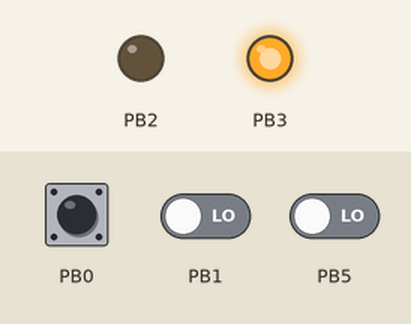
Bench run of a sketch on a simulated ATtiny85, built with avr-gcc and run on an emulated ATtiny85. Parts: output pins drawn as LEDs (lit = HIGH). Inputs (shaded band) come from the test bench; at power-on: PB0 HIGH, PB1 LOW, PB5 LOW. Sleep ends after the set time or at an interrupt; pins used as bus, display or sensor lines are not drawn.

Above: at 1.1 s.
1.2 s: PB0 pulled LOW for 0.15 s
At 3.9 s:
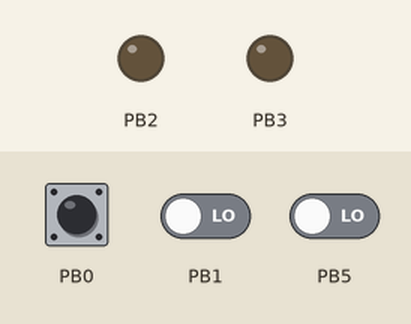
4.2 s: PB0 pulled LOW for 1 s
At 5.9 s:
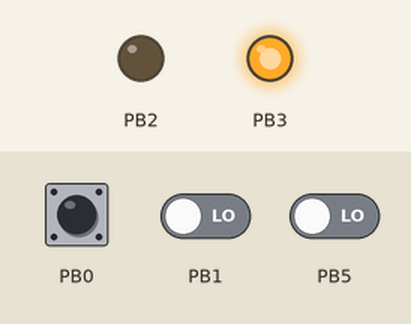
Timing chart, 0 to 7.4 s (numbered marks = the images above; inputs shaded):
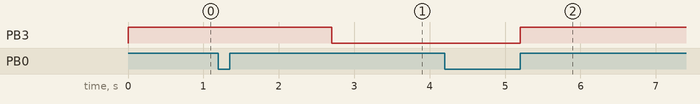

Measured:
- after the input at 1.2 s, PB3: HIGH → LOW after 1.5 s
- after the input at 4.2 s, PB3: LOW → HIGH after 1.0 s

The sketch:

UniDemo1.ino
```cpp
/*
 *  UniCom Portable Demo Device 1
 *  [ATtiny85,8Mhz]
 *  10/22 Luhan Monat
 *
 */

#define RBIT  1
#define XBIT  2
#define BUT   0
#define PWR   3
#define SPKR  4

#define CLOCK   8
#define BAUD    9600
#define BITDELAY 1000000/BAUD

byte  xflag;


int main() {
byte  sync;
byte  cmd;
word  val;

restart:

  bitSet(DDRB,XBIT);
  bitSet(DDRB,PWR);
  bitSet(DDRB,SPKR);
  bitSet(PORTB,BUT);      // Pull up on button input
  bitSet(PORTB,PWR);      // turn on Bluetooth device

  Beep(1000,100);
  Beep(300,300);

cycle:

  if(!bitRead(PINB,BUT)) {
    goto shutdown;

  }


  if(bitRead(PINB,RBIT))
    goto cycle;

  sync=Serin();
  if(sync!='/')              // must have slash
    goto cycle;
  cmd=Serin();              // get command char
  val=GetDec();           // val=0 key down, val>0 key up 10ths of second

  switch(cmd) {
    case '*': Serout(0); Wait(2); Serout('\r');  // clear the line
              Printx("T,UniCom Demo 0.1\r",0); Wait(500);
              Printx("B,1,Tone1,Tone2,Tone3,,,,,,,,Sleep,x\r",0);
              break;
    case 'A': if(!val) Beep(300,1000); break;
    case 'B': if(!val) Beep(200,1000); break;
    case 'C': if(!val) Beep(400,1000); break;
    case 'K': if(val>10) goto shutdown;
              break;

  }
  goto cycle;

shutdown:

    Wait(1000);
    Beep(300,300);
    Beep(1600,100);
    bitClear(PORTB,PWR);
    bitClear(DDRB,PWR);
    bitClear(DDRB,XBIT);
    bitClear(DDRB,SPKR);
    Sleeper85();
    Wait(1000);
    goto restart;
}

void  Sleeper85() {

  bitSet(GIMSK,PCIE);      // pin change port-a
  bitSet(PCMSK,PCINT0);    // pin change bit-0
  MCUCR = 0b00110000;       // enable sleep power down
  bitSet(SREG,7);
  bitRead(PINB,BUT);
  PRR   = 0b00001111;       // shut down peripherals
  asm("sleep \n");
  PRR   = 0b00000000;       // enable all peripherals

}

ISR (PCINT0_vect) {

}

void  Beep(word dla, word cnt) {
word  i;

  for(i=0;i<cnt;i++) {
    bitSet(PORTB,SPKR);
    delayMicroseconds(dla);
    bitClear(PORTB,SPKR);
    delayMicroseconds(dla);
  }
}

int GetDec() {
int   val;
char  c;

  val=0;
nxt:
  c=Serin();
  if(isdigit(c)) {
    val*=10;
    val+=c-'0';
  } else {
    return(val);
  }
  goto nxt;

}


// Replacement for delay() function

void  Wait(word timer) {
word i;

  for(i=0;i<timer;i++) {
    if(Serstat()) xflag=1;
    delayMicroseconds(1000);
  }
}


//  printf with singe value output to designated pin
//  (note: adds about 1500 bytes due to 'sprintf')

void  Printx(char *fmt, long dat) {
char  ary[100],i;

  i=0;
  sprintf(ary,fmt,dat);
  while(ary[i])
    Serout(ary[i++]);
}

//  Return TRUE on serial data detected

byte  Serstat() {
  bitClear(DDRB,RBIT);
  if(bitRead(PINB,RBIT))
    return(0);
  return(1);
}

// Bit Bang input on any port bit (RBIT)
// may use any bit on specified port

byte  Serin() {
byte  i,data;

  data=0;
  bitClear(DDRB,RBIT);
  while(bitRead(PINB,RBIT)) ;      // wait for start bit
  delayMicroseconds(BITDELAY/2);      // Middle of start bit
  for(i=0;i<8;i++) {
    delayMicroseconds(BITDELAY);    // middle of next bit
    if(bitRead(PINB,RBIT))
      bitSet(data,i);
  }
  delayMicroseconds(BITDELAY);      // Middle of stop bit
  return(data);
}


// Outputs single byte (ch) to designated bit (XBIT).
// may use any bit on specified port

void  Serout(byte ch) {
byte  i;

  bitSet(DDRB,XBIT);            // set for output
  bitClear(PORTB,XBIT);        // create start bit
  delayMicroseconds(BITDELAY);
  for(i=0;i<8;i++) {
    if(bitRead(ch,i))
      bitSet(PORTB,XBIT);
    else
      bitClear(PORTB,XBIT);
    delayMicroseconds(BITDELAY);
  }
  bitSet(PORTB,XBIT);          // create stop bit
  delayMicroseconds(BITDELAY*2);
}
```
